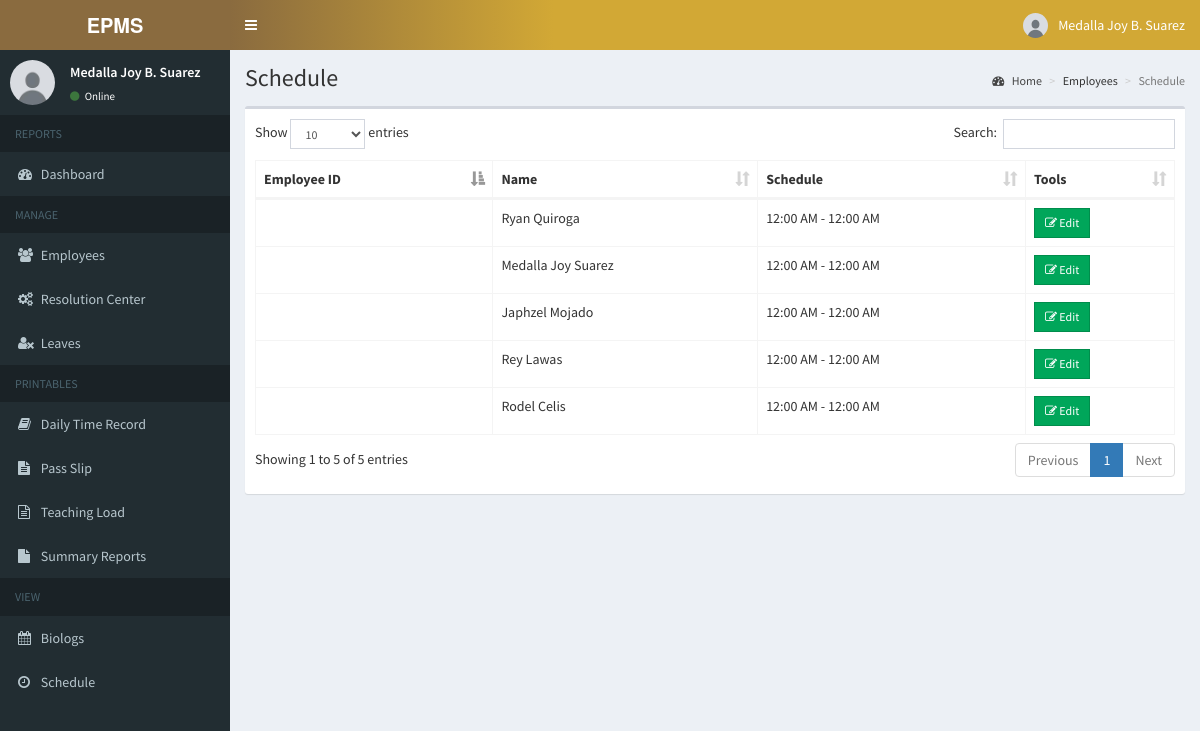
The app's page /admin/schedule_employee.php (signed in) with its own data.
### tables this page shows
CREATE TABLE `employees` (
  `id` int(11) NOT NULL,
  `employee_id` varchar(15) NOT NULL,
  `firstname` varchar(50) NOT NULL,
  `middlename` varchar(10) NOT NULL,
  `lastname` varchar(50) NOT NULL,
  `username` varchar(30) NOT NULL,
  `password` varchar(60) NOT NULL,
  `address` text NOT NULL,
  `birthdate` date NOT NULL,
  `contact_info` varchar(100) NOT NULL,
  `gender` varchar(10) NOT NULL,
  `position` varchar(50) NOT NULL,
  `schedule_id` int(11) NOT NULL,
  `photo` varchar(200) NOT NULL,
  `created_on` date NOT NULL
);

### admin/includes/session.php (called while the page is built, shortened)
<?php
	include 'includes/conn.php';
	$sql = "SELECT * FROM employees WHERE id = '".$_SESSION['admin']."'";
	$query = $conn->query($sql);
	$user = $query->fetch_assoc();
?>

### admin/schedule_employee.php (the view, shortened to what this page needs)
<?php include 'includes/session.php'; ?>
<?php include 'includes/header.php'; ?>
<body class="hold-transition skin-blue sidebar-mini">
<div class="wrapper">
  <?php include 'includes/navbar.php'; ?>
  <?php include 'includes/menubar.php'; ?>
  <div class="content-wrapper">
    <section class="content-header">
      <h1>
        Schedule
      </h1>
      <ol class="breadcrumb">
        <li><a href="#"><i class="fa fa-dashboard"></i> Home</a></li>
        <li>Employees</li>
        <li class="active">Schedule</li>
      </ol>
    </section>
    <section class="content">
      <div class="row">
        <div class="col-xs-12">
          <div class="box">
            <div class="box-body">
              <table id="example1" class="table table-bordered">
                <thead>
                  <th>Employee ID</th>
                  <th>Name</th>
                  <th>Schedule</th>
                  <th>Tools</th>
                </thead>
                <tbody>
                  <?php
                    $sql = "SELECT *, employees.id AS empid FROM employees LEFT JOIN schedules ON schedules.id=employees.schedule_id";
                    $query = $conn->query($sql);
                    while($row = $query->fetch_assoc()){
                      echo "
                        <tr>
                          <td>".$row['employee_id']."</td>
                          <td>".$row['firstname'].' '.$row['lastname']."</td>
                          <td>".date('h:i A', strtotime($row['time_in'])).' - '.date('h:i A', strtotime($row['time_out']))."</td>
                          <td>
                            <button class='btn btn-success btn-sm edit btn-flat' data-id='".$row['empid']."'><i class='fa fa-edit'></i> Edit</button>
                          </td>
                        </tr>
                      ";
                    }
                  ?>
                </tbody>
              </table>
            </div>
          </div>
        </div>
      </div>
    </section>
  </div>
</div>
</body>
</html>

### admin/includes/navbar.php (shortened to what this page needs)
<header class="main-header">
    <a href="home.php" class="logo">
      <span class="logo-lg"><b>EPMS</b> </span>
    </a>
    <nav class="navbar navbar-static-top">
      <a href="#" class="sidebar-toggle" data-toggle="push-menu" role="button">
      </a>
      <div class="navbar-custom-menu">
        <ul class="nav navbar-nav">
          <li class="dropdown user user-menu">
            <a href="#" class="dropdown-toggle" data-toggle="dropdown">
              <img src="<?php echo (!empty($user['photo'])) ? '../images/'.$user['photo'] : '../images/profile.jpg'; ?>" class="user-image" alt="User Image">
              <span class="hidden-xs"><?php echo $user['firstname'] . ' ' . $user['middlename'] . ' ' . $user['lastname']; ?></span>
            </a>
          </li>
        </ul>
      </div>
    </nav>
  </header>

### admin/includes/menubar.php
<aside class="main-sidebar">
    <section class="sidebar">
        <div class="user-panel">
            <div class="pull-left image">
                <img src="<?php echo (!empty($user['photo'])) ? '../images/'.$user['photo'] : '../images/profile.jpg'; ?>" class="img-circle" alt="User Image">
            </div>
            <div class="pull-left info">
            <p><?php echo $user['firstname'] . ' ' . $user['middlename'] . ' ' . $user['lastname']; ?></p>
                <a><i class="fa fa-circle text-success"></i> Online</a>
            </div>
        </div>
        <ul class="sidebar-menu" data-widget="tree">
            <li class="header">REPORTS</li>
            <li><a href="home.php"><i class="fa fa-dashboard"></i> <span>Dashboard</span></a></li>
            <li class="header">MANAGE</li>
            <li><a href="employee.php"><i class="fa fa-users"></i> Employees</a></li>
            <li><a href="resolution_center.php"><i class="fa fa-cogs"></i> <span>Resolution Center</span></a></li>
            <li><a href="employee_leave_request.php"><i class="fa fa-user-times"></i> Leaves</a></li>
            <li class="header">PRINTABLES</li>
            <li><a href="dtr.php"><i class="fa fa-book"></i> <span>Daily Time Record</span></a></li>
            <li><a href="passlip.php"><i class="fa fa-file-text"></i> <span>Pass Slip</span></a></li>
            <li><a href="teaching_load.php"><i class="fa fa-file-text-o"></i> <span>Teaching Load</span></a></li>
            <li><a href="summary_reports.php"><i class="fa fa-file"></i> <span>Summary Reports</span></a></li>
            <li class="header">VIEW</li>
            <li><a href="attendance.php"><i class="fa fa-calendar"></i> <span>Biologs</span></a></li>
            <li><a href="teaching_load_view.php"><i class="fa fa-clock-o"></i> <span>Schedule</span></a></li>
        </ul>
    </section>
</aside>

### admin/includes/header.php (style rules this page uses)
.navbar { background: linear-gradient(to right, #8A6B3F, #D2A835, #D2A835, #D2A835); }

### admin/includes/navbar.php (style rules this page uses)
.main-header .logo { background-color: #8A6B3F !important; }

### records on screen
employees: firstname "Medalla Joy", middlename "B.", lastname "Suarez", time_in "12:00 AM", time_out "12:00 AM"
employees: firstname "Ryan", lastname "Quiroga", time_in "12:00 AM", time_out "12:00 AM"
employees: firstname "Japhzel", lastname "Mojado", time_in "12:00 AM", time_out "12:00 AM"
employees: firstname "Rey", lastname "Lawas", time_in "12:00 AM", time_out "12:00 AM"
employees: firstname "Rodel", lastname "Celis", time_in "12:00 AM", time_out "12:00 AM"
